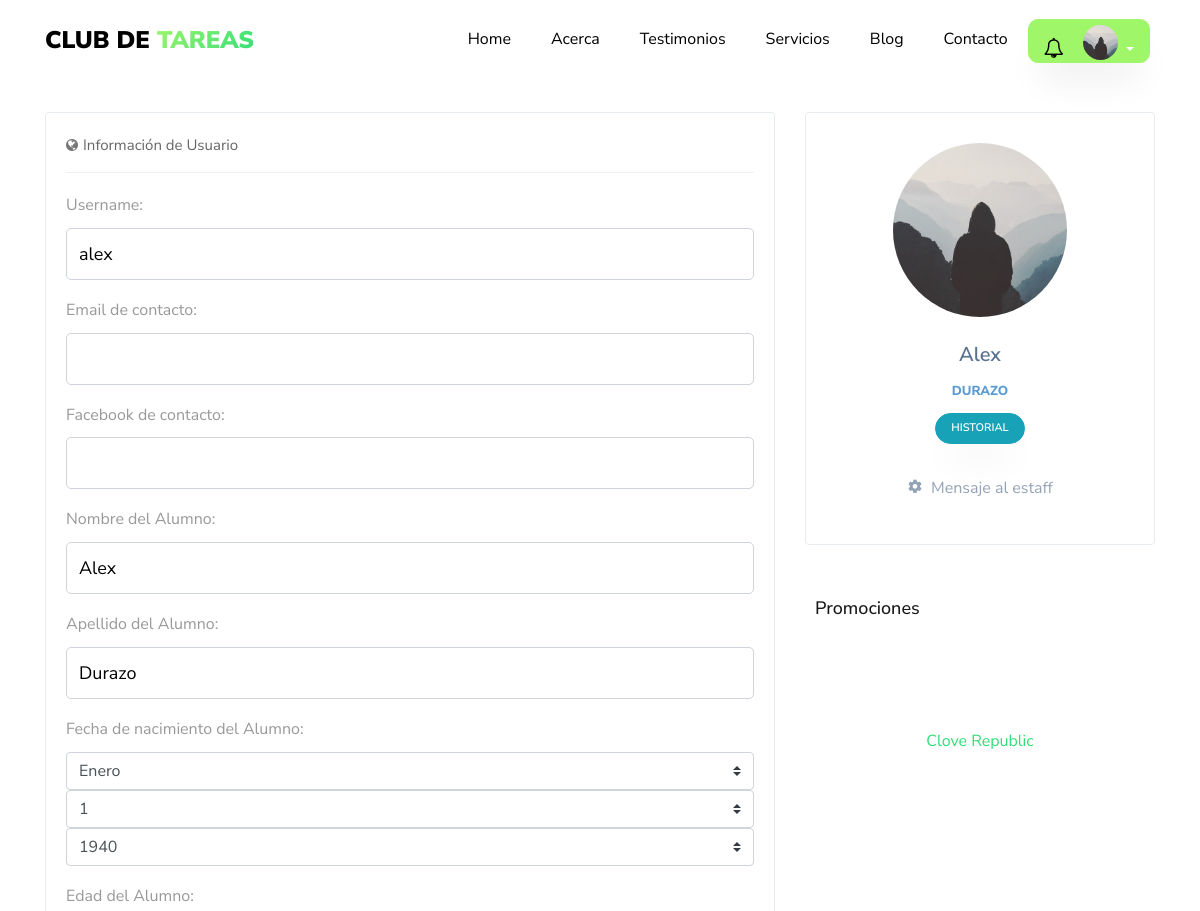
/profile/ (signed in, upper part), run on an earlier commit of the app's database.
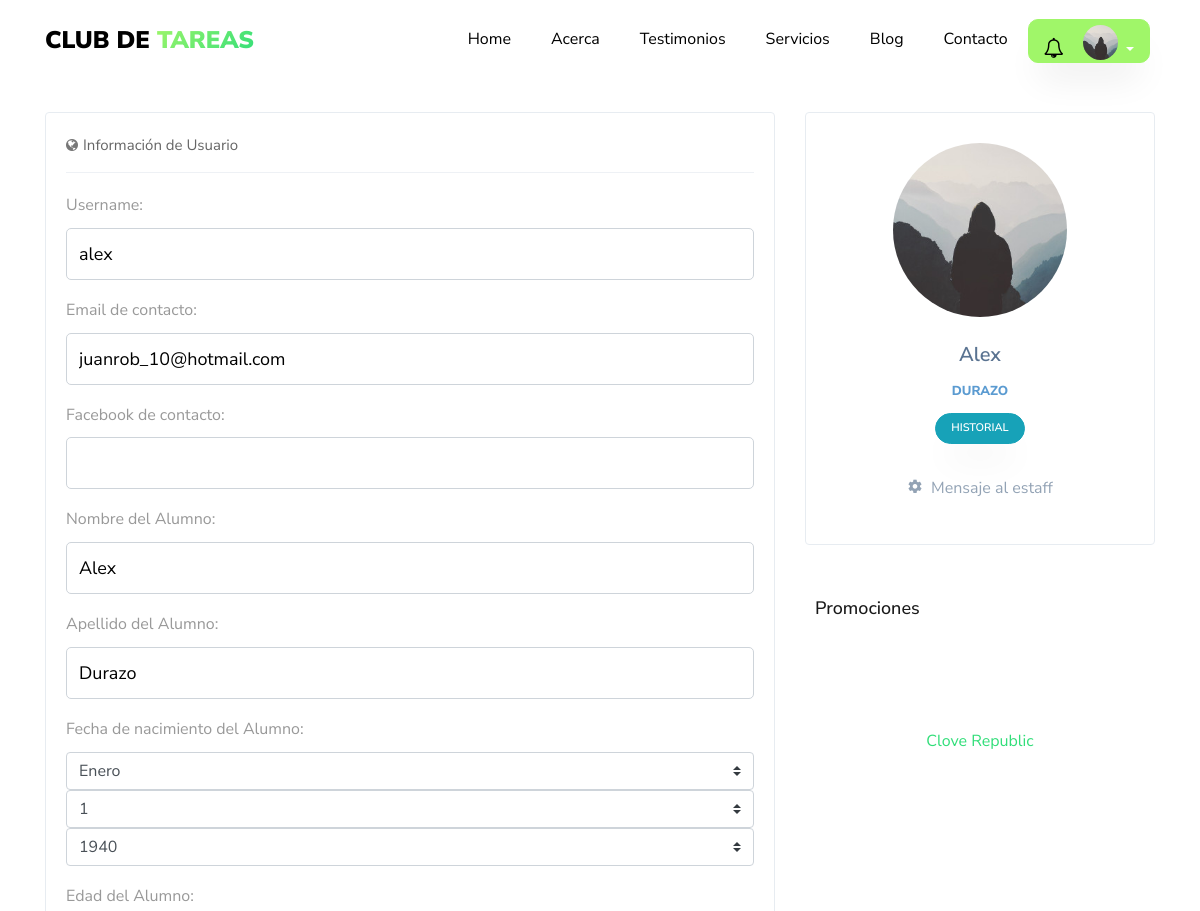
And on a later commit of the database.
### usuario/models.py (models this page shows, shortened)
class Usuario(AbstractBaseUser,PermissionsMixin):
    imagen       =  models.ImageField(default='default.jpg',upload_to='profile_pics')
    email        =  models.EmailField(max_length=60,blank=True)
    facebook     =  models.CharField(max_length=100,blank=True)
    username     =  models.CharField(max_length=30,unique=True)
    nombre       =  models.CharField(max_length=100)
    apellido     =  models.CharField(max_length=100)
    edad         =  models.IntegerField(blank=True,null=True)
    padecimientos = models.TextField(verbose_name="padecimientos",blank=True)
    asistencia = models.CharField(verbose_name="Días de asistencia",max_length=100,blank=True)
    enfoque = models.CharField(verbose_name="Area en la que guste que se enfocará la atención",max_length=100,blank=True)
    nombre_de_la_madre =  models.CharField(verbose_name="Nombre de la Madre",max_length=100,blank=True)
    edad_de_la_madre =  models.IntegerField(verbose_name="Edad",blank=True, null=True)
    ocupacion_de_la_madre = models.CharField(verbose_name="Ocupación",max_length=100,blank=True)
    numero_de_la_madre   =  models.IntegerField(verbose_name="Número de contacto",blank=True,null=True)
    nombre_del_padre =  models.CharField(verbose_name="Nombre del Padre",max_length=100,blank=True)
    edad_del_padre =  models.IntegerField(verbose_name="Edad",blank=True, null=True)
    ocupacion_del_padre = models.CharField(verbose_name="Ocupación",max_length=100,blank=True)
    numero_del_padre    =  models.IntegerField(verbose_name="Número de contacto",blank=True,null=True)
    fecha_nacimiento = models.DateField(verbose_name="Fecha de nacimiento",blank=True, null=True)
    escuela      =  models.CharField(verbose_name="Nombre de la escuela",max_length=100,blank=True)
    domicilio    =  models.CharField(verbose_name="Domicilio",max_length=150,blank=True)
    status_paquetes = models.BooleanField(verbose_name="¿Tiene Paquetes Activos?",default=False)
    '''
    NIVEL_STATUS = (
         ('k','Kinder'),
         ('p','Primaria'),
         ('s','Secundaria'),
         ('b','bachillerato'),
         ('u','universidad'))
    '''
    nivel_academico = models.CharField(max_length=500,blank=True,verbose_name='Nivel académico del alumno')
    date_joined  =  models.DateTimeField(verbose_name="Fecha de ingreso",auto_now_add=True)
    last_login   =  models.DateTimeField(verbose_name="Ultima fecha de Sesión",auto_now=True)
    is_admin     =  models.BooleanField(verbose_name="¿Es Administrador?",default=False)
    is_active    =  models.BooleanField(verbose_name="¿Esta Acivo?",default=True)
    is_staff     =  models.BooleanField(verbose_name="¿Es parte del Staff?",default=False)
    is_superuser =  models.BooleanField(verbose_name="¿Es Super Usuario?",default=False)
    grupo = models.OneToOneField(Group,on_delete=models.SET_NULL,null=True,blank=True)
    USERNAME_FIELD  = "username"
    REQUIRED_FIELDS = ["nombre","apellido"]
    objects = MyUsuarioManager()

### app/views.py (the view)
# urls.py: path('profile/', views.profile,name='profile'),
@login_required
def profile(request):
    context = {}
    if request.POST:
        form = UserUpdateForm(request.POST,request.FILES,instance=request.user)
        if form.is_valid():
            form.save()
            if form.changed_data:
                evento = Historial_User(mensaje=f"datos actualizados del Perfil: {form.changed_data}",usuario=request.user)
                evento.save()
                messages.success( request,'Los datos del formulario han sido actualizados')
                if not request.user.is_superuser:
                    usuarios = get_user_model().objects.filter(is_superuser=True)
                    notify.send(request.user,recipient=usuarios,verb="Datos de Perfil Actualizado",description=f"datos actualizados del Perfil: {form.changed_data}",action_object=request.user)
        else:
            messages.warning(request,'Error al procesar el formulario')
    else:
        form =UserUpdateForm(
        initial = {
          'username' :request.user.username,
          'email': request.user.email,
          'facebook': request.user.facebook,
          'nombre': request.user.nombre,
          'apellido': request.user.apellido,
          'fecha_nacimiento': request.user.fecha_nacimiento,
          'edad': request.user.edad,
          'escuela': request.user.escuela,
          'domicilio': request.user.domicilio,
          'imagen': request.user.imagen,
          'nivel_academico': request.user.nivel_academico,
          'padecimientos': request.user.padecimientos,
          'asistencia': request.user.asistencia,
          'enfoque': request.user.enfoque,
          'nombre_de_la_madre': request.user.nombre_de_la_madre,
          'edad_de_la_madre': request.user.edad_de_la_madre,
          'ocupacion_de_la_madre': request.user.ocupacion_de_la_madre,
          'numero_de_la_madre': request.user.numero_de_la_madre,
          'nombre_del_padre': request.user.nombre_del_padre,
          'edad_del_padre': request.user.edad_del_padre,
          'ocupacion_del_padre': request.user.ocupacion_del_padre,
          'numero_del_padre': request.user.numero_del_padre
          }
        )
    context['profile_form'] = form
    user_status = online_users.models.OnlineUserActivity.get_user_activities(timedelta(seconds=60))
    context['online_users'] = (user for user in  user_status)
    context['historial'] = request.user.historial.all().order_by('-fecha')
    publicidad = Publicidad.objects.all()
    id_item_activate = 0
    if publicidad:
        id_item_activate = publicidad[0].id
    context["publicidad"] = publicidad
    context["id_item_activate"] = id_item_activate
    return render(request,'app/profile.html',context)

### app/templates/app/profile.html (shortened to what this page needs)
{% extends 'main/base.html' %}
{% load crispy_forms_tags%}
{% load static %}
{% block content %}
<section class="ftco-section  notifications-fix-top">
  <div class="container">
    <div class="row">
        <div class="col-md-8">
            <div class="portlet light bordered ftco-animate">
                <div class="portlet-title tabbable-line">
                    <div class="caption caption-md">
                        <i class="icon-globe theme-font hide"></i>
                        <span class="caption-subject font-blue-madison bold uppercase">Información de Usuario</span>
                    </div>
                </div>
                <div class="portlet-body">
                        <div class="tab-content">
                            <div role="tabpanel" class="tab-pane active" id="home">
                                <form method="POST" enctype="multipart/form-data" novalidate>
                                  {% for field in profile_form %}
                                  <div class="form-group">
                                      {{ field.label_tag }}
                                      {{ field }}
                                  </div>
                                  {% endfor %}
                                </form>
                            </div>
                        </div>
                </div>
            </div>
        </div>
        <div class="col-md-4">
          <div class="row">
            <div class="col-12">
              <div class="portlet light profile-sidebar-portlet bordered  justify-content-center ftco-animate">
                  <div class="profile-userpic" style="text-align:center">
                      <img src="{{ request.user.imagen.url }}" class="img-responsive" alt="">
                  </div>
                  <div class="profile-usertitle">
                      <div class="profile-usertitle-name">{{ request.user.nombre }}</div>
                      <div class="profile-usertitle-job">{{ request.user.apellido }} </div>
                  </div>
                  <div class="profile-userbuttons">
                      <button type="button" class="btn btn-info  btn-sm" data-toggle="modal"  data-target=".historial_modal">Historial</button>
                  </div>
                  <div class="profile-usermenu w-100">
                      <ul class="nav">
                          <li style="position:relative; width:100%; height:50px;">
                              <a  style="text-align: center;position:absolute; top:0; left: 50%; transform: translateX(-50%);" href="{% url 'app:form_notification'%}">
                                  {% if  request.user.is_superuser %}
                                      <i class="icon-settings"></i>Mensaje a estudiantes</a>
                                  {% else %}
                                      <i class="icon-settings"></i>Mensaje al estaff</a>
                                  {% endif%}
                          </li>
                      </ul>
                  </div>
             </div>
            </div>
            <div class="sidebar-box ftco-animate">
               <h3 class="heading-sidebar">Promociones</h3>
            </div>
            <div class="col-12">
              <div id="fb-container" style="width:100%; margin-top: 30px;margin-bottom: 30px;text-align: center">
                <div class="fb-page" data-tabs="timeline" data-href="https://www.facebook.com/El-Club-De-Tareas-114777256733226/" data-height="500" data-small-header="false" data-adapt-container-width="true" data-hide-cover="false" data-show-facepile="false"><blockquote cite="https://www.facebook.com/El-Club-De-Tareas-114777256733226/" class="fb-xfbml-parse-ignore"><a href="https://www.facebook.com/El-Club-De-Tareas-114777256733226/">Clove Republic</a></blockquote></div>
              </div>
            </div>
          </div>
      </div>
    </div>
  </div>
</section>
{% endblock content %}

### templates/main/base.html (shortened to what this page needs)
{% load static %}
{% load notifications_tags %}
{% notifications_unread as unread_count %}
<!DOCTYPE html>
<html lang="es">
  <head>
    <link rel="stylesheet" href="{% static 'main/css/fonts.css'%}">
    <link rel="stylesheet" href="{% static 'main/css/open-iconic-bootstrap.min.css'%}">
    <link rel="stylesheet" href="{% static 'main/css/animate.css'%}">
    <link rel="stylesheet" href="{% static 'main/css/search.css'%}">
    <link rel="stylesheet" href="{% static 'main/css/owl.carousel.min.css'%}">
    <link rel="stylesheet" href="{% static 'main/css/owl.theme.default.min.css'%}">
    <link rel="stylesheet" href="{% static 'main/css/magnific-popup.css'%}">
    <link rel="stylesheet" href="{% static 'main/css/aos.css'%}">
    <link rel="stylesheet" href="{% static 'main/css/ionicons.min.css'%}">
    <link rel="stylesheet" href="{% static 'main/css/flaticon.css' %}">
    <link rel="stylesheet" href="{% static 'main/css/icomoon.css' %}">
    <link rel="stylesheet" href="{% static 'main/css/style.css' %}">
    <link rel="stylesheet" href="{% static 'main/css/fix.css' %}">
    <link rel='stylesheet' href="https://cdnjs.cloudflare.com/ajax/libs/fullcalendar/3.1.0/fullcalendar.min.css" />
  </head>
  <body  data-target=".site-navbar-target" data-offset="300">
  <nav class="navbar navbar-expand-lg navbar-dark ftco_navbar bg-dark ftco-navbar-light site-navbar-target" id="ftco-navbar">
	    <div class="container">
	      <a class="navbar-brand" href="{% url 'blog:home' %}">Club de <span>Tareas</span></a>
	      <div class="collapse navbar-collapse" id="ftco-nav">
	        <ul class="navbar-nav nav ml-auto" style="text-align:center">
	          <li class="nav-item"><a href="{% url 'blog:home' %}" class="nav-link"><span>Home</span></a></li>
	          <li class="nav-item"><a href="{% url 'blog:about' %}"  class="nav-link"><span>Acerca</span></a></li>
	          <li class="nav-item"><a href="{% url 'blog:testimony' %}"  class="nav-link"><span>Testimonios</span></a></li>
	          <li class="nav-item"><a href="{% url 'blog:services' %}" class="nav-link"><span>Servicios</span></a></li>
            <li class="nav-item"><a href="{% url 'blog:blog' %}" class="nav-link"><span>Blog</span></a></li>
            <li class="nav-item"><a href="{% url 'blog:contact' %}" class="nav-link"><span>Contacto</span></a></li>
          </ul>
          <ul class="nav navbar-nav navbar-right" style="text-align: right">
            {% if request.user.is_authenticated %}
            <div class="dropdown" style="padding-right:5px;margin:0;">
                    <a style="border-radius: 10px 10px 10px 10px !important;
                             -moz-border-radius: 10px 10px 10px 10px;
                             -webkit-border-radius: 10px 10px 10px 10px;padding-bottom:0; padding-top:0;padding-left:15px;padding-right:15px;"
                      class="btn btn-secondary dropdown-toggle" href="#" role="button" id="dropdownMenuLink" data-toggle="dropdown" aria-haspopup="true" aria-expanded="false">
                      <div style="display: inline-block;position: relative;margin-right:10px;">
                        <i class="fa fa-bell-o" style="font-size: 20px;color: black;"></i>
                      </div>
                          <div class="inset" style="margin-left: 5px;display: inline-block;">
                            <img src="{{ request.user.imagen.url }}">
                          </div>
                    </a>
              </div>
            {% else %}
              <li class="nav-item"><a href="{% url 'app:login' %}"  class="nav-link"><span>Login</span></a></li>
            </ul>
          {% endif %}
	      </div>
	    </div>
	  </nav>
    {% block content %}{% endblock %}
  </body>
</html>

What changed in the data, as far as the page shows it:
changed Usuario "Alex": email (not shown) → "juanrob_10@hotmail.com"
